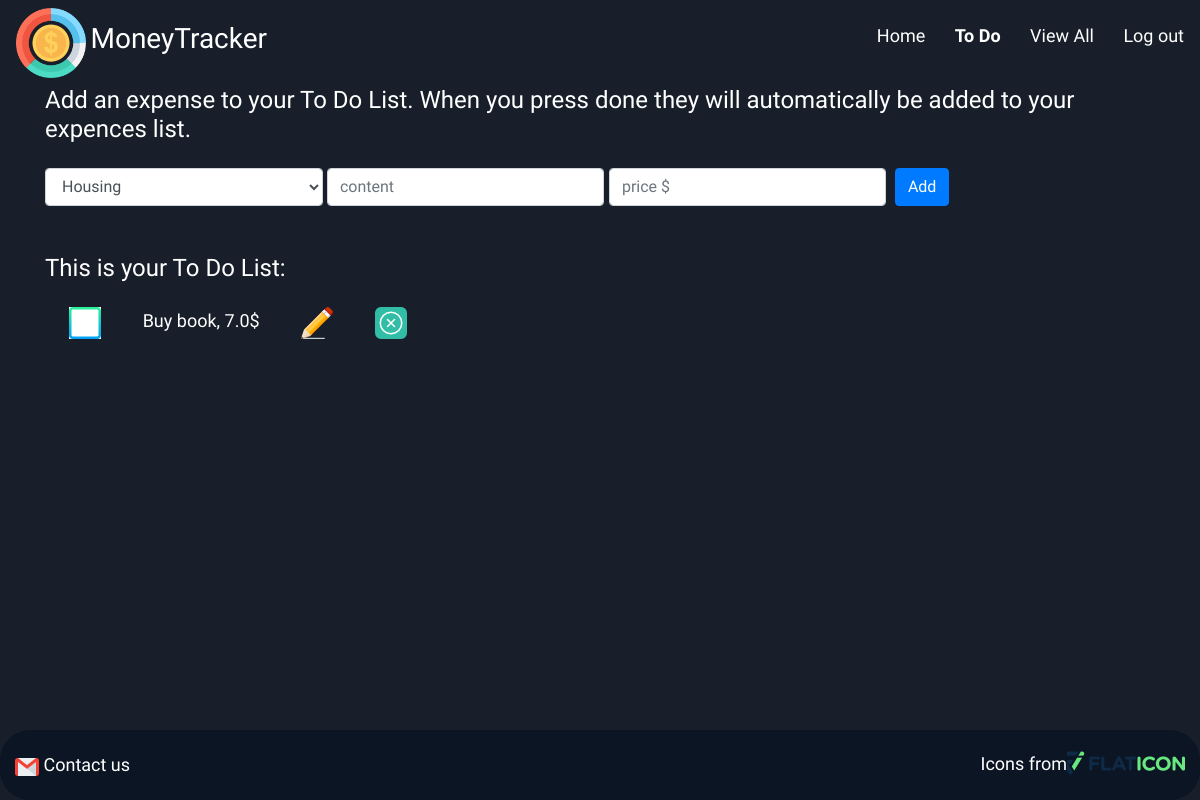
Before: /toDoList (signed in) with the older database file.
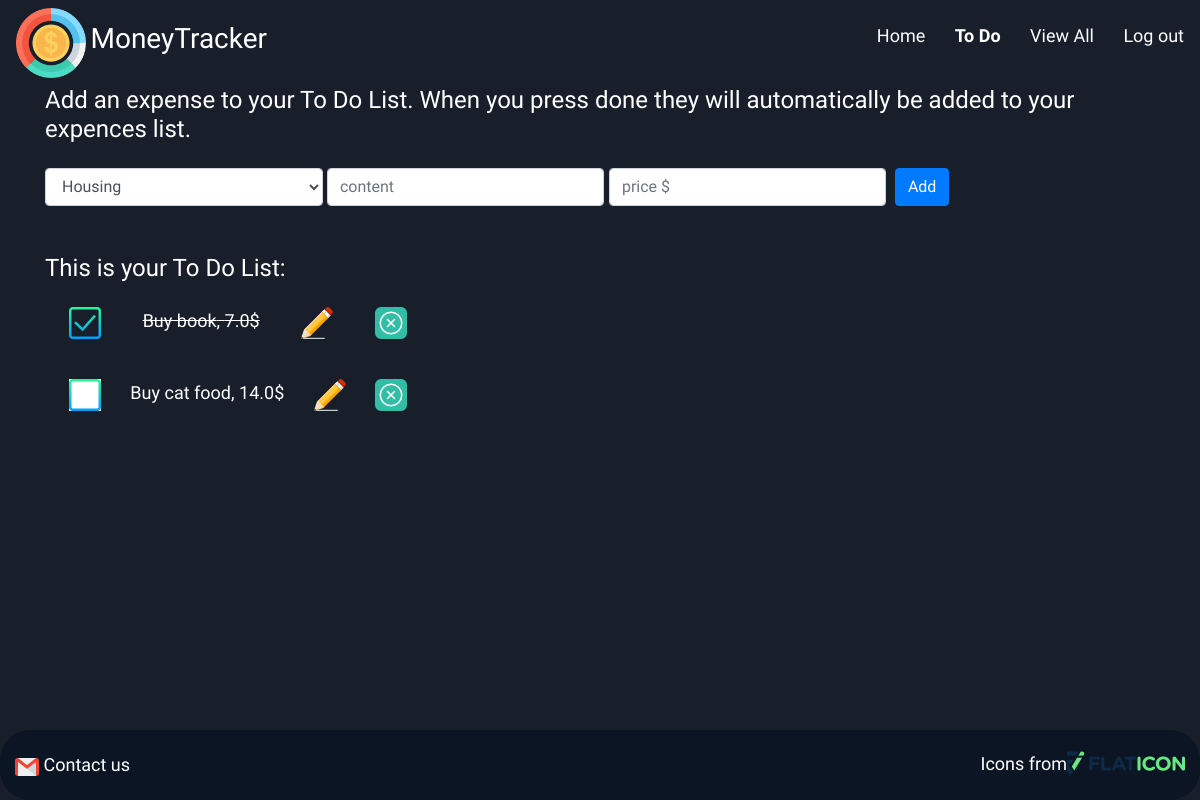
After: the same page with the newer database file.
### models.py (models this page shows)
class UserTodo(db.Model):
    __tablename__ = 'todos'
    __table_args__ = {'extend_existing': True}

### controller_functions.py (the view)
def todo():
    categories = Category.query.all()
    all_todos = UserTodo.query.filter(UserTodo.user_id==session['user_id']).all()
    return render_template('toDoList.html', categories=categories, all_todos=all_todos)

### templates/toDoList.html (shortened to what this page needs)
<!DOCTYPE html>
<html lang="en">
<head>
	<link rel="stylesheet" href="https://stackpath.bootstrapcdn.com/bootstrap/4.4.1/css/bootstrap.min.css"
>
	<link rel="stylesheet" type="text/css" href="{{url_for('static',filename = 'css/style.css')}}">
</head>
<body>
	<div class="wrapper toDo">
		{% include 'includes/header.html' %}
		<div class="container">
			<h4 class="mb-4">Add an expense to your To Do List. When you press done they will automatically be added to your
				expences list.</h4>
			<form action="/create-todo" method="POST">
				<select name="category" class="form-control col-sm-3">
					{% for category in categories %}
					<option value="{{category.id}}">{{category.name}}</option>
					{%endfor%}
				</select>
				<input type="text" name="expense_name" class="form-control col-sm-3" placeholder="content">
				<input type="text" name="expense_price" class="form-control col-sm-3" placeholder="price $">
				<input type="submit" name="Add" value="Add" class="btn btn-primary ml-1">
			</form>
			<h4 class="mt-5">This is your To Do List:</h4>
			{% for todo in all_todos %}
			<div class="m-2 p-3 d-flex justify-content-between col-sm-10 col-md-4">
				{% if todo.is_done == False: %}
				<a href="/check-todo/{{todo.id}}" id="uncheck-link">
					<img src="{{url_for('static',filename = 'img/unchecked.png')}}">
				</a>
				{% else: %}
				<a href="/uncheck-todo/{{todo.id}}">
					<img src="{{url_for('static',filename = 'img/checked.png')}}">
				</a>
				{% endif %}
				{% if todo.is_done == False: %}
				<span id="unchecked">{{todo.content}}, {{todo.amount}}$</span>
				{% else: %}
				<span id="checked">{{todo.content}}, {{todo.amount}}$</span>
				{% endif %}
				{% if todo.is_done == True: %}
				<a><img src="{{url_for('static',filename = 'img/edit.png')}}"></a>
				{% else %}
				<a href="{{'#collapse'+todo.id|string}}" data-toggle="collapse" role="button"
					aria-expanded="false" aria-controls="{{'collapse'+todo.id|string}}"><img title="edit"
						src="{{url_for('static',filename = 'img/edit.png')}}"></a>
				{% endif %}
				<a href="/destroy-todo/{{todo.id}}"><img title="delete"
						src="{{url_for('static',filename = 'img/close.png')}}"></a>
			</div>
			{% endfor %}
		</div>
		{% include 'includes/footer.html' %}
	</div>
</body>
</html>

Changed rows visible on the page:
changed UserTodo "Buy book": is_done False → True (drawn); is_done: picture added; is_done: picture removed
added UserTodo: is_done False (drawn), content "Buy cat food", amount "14.0"
